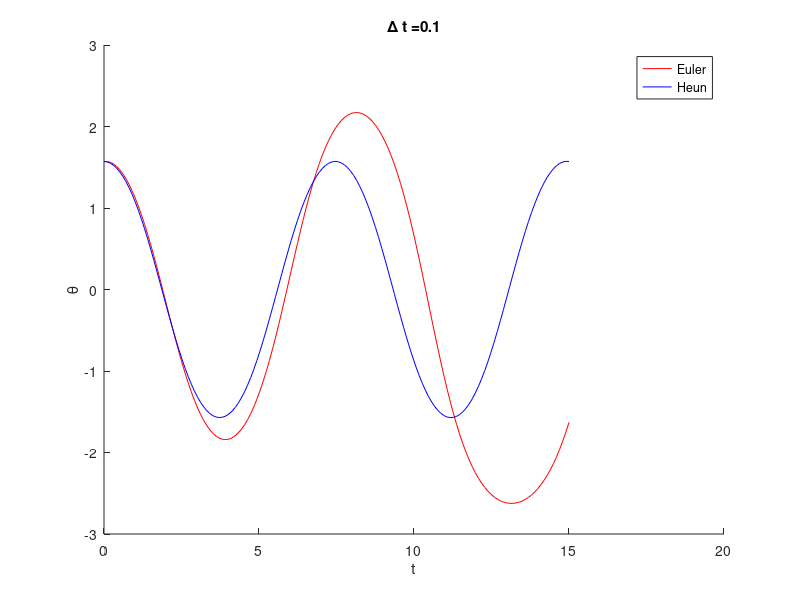
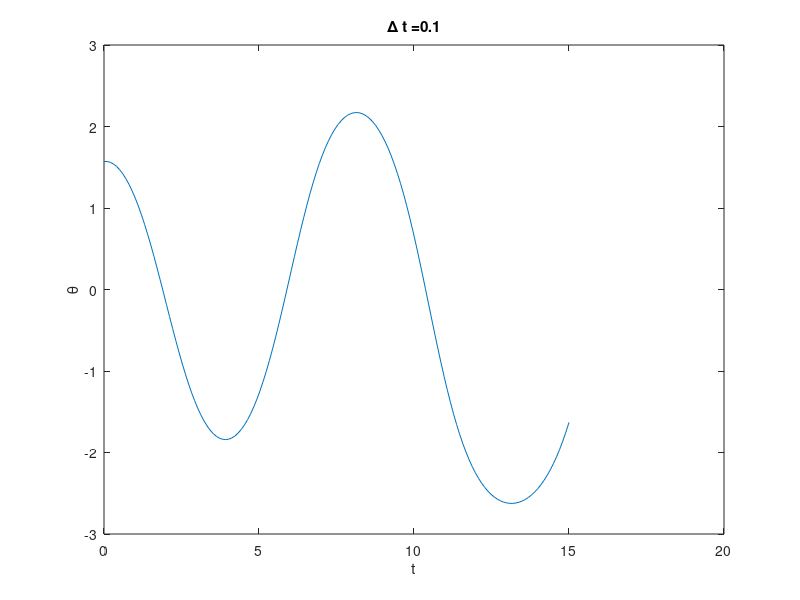
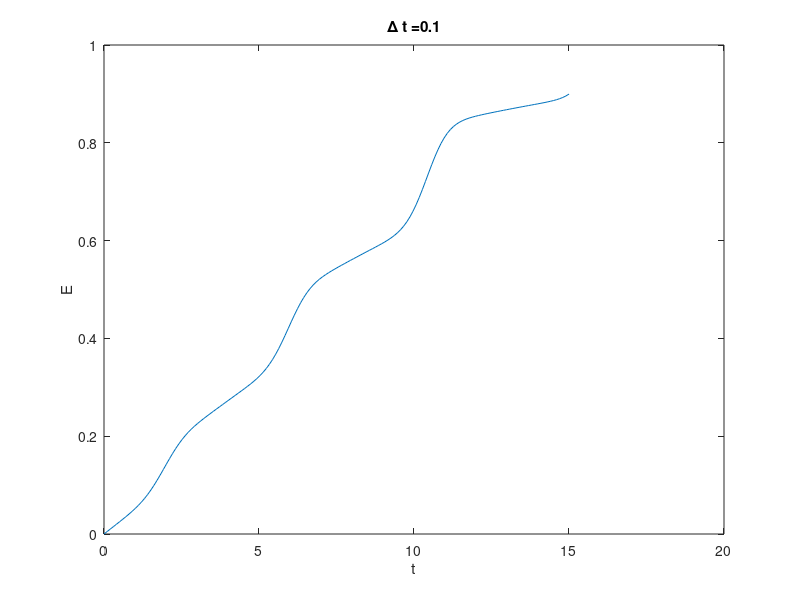
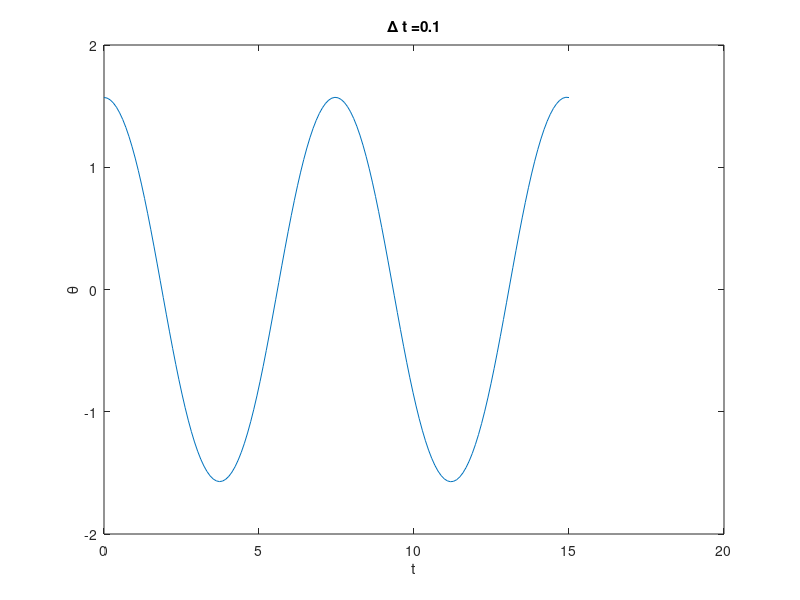

Here is the MATLAB script that generated these plots, in order:
% TKT4140 Matlabøving 1
clear all; close all; clc;

%% Variable som er felles for oppgave 1 og 2
% Kjøreparametere
tmax = 15;                  % Maks tid
dt = 0.1;                   % Tidsinkrement
n = round(tmax/dt);         % Antall tidsskritt

% Initialverdier
theta0 = pi/2;              % Startvinkel/-posisjon
dtheta0 = 0.0;              % Starthastighet


%% Oppgave 1: Bruk av Eulers metode

% Allokerer vektorer
t = linspace(0,tmax,n)';      % Tidsvektor
theta_e = zeros(n,1);         % Posisjonsvektor
dtheta_e = zeros(n,1);        % Hastighetsvektor
ddtheta_e = zeros(n,1);       % Akselerasjonsvektor
E_e = zeros(n,1);             % Energifunksjon

% Setter inn startverdier
theta_e(1) = theta0;
dtheta_e(1) = dtheta0;
ddtheta_e(1) = -sin(theta0);

% Beregner vektorer for posisjon og hastighet vha. Eulers metode
for i = 2:n
  theta_e(i) = theta_e(i-1) + dt * dtheta_e(i-1);
  dtheta_e(i) = dtheta_e(i-1) + dt * ddtheta_e(i-1);
  ddtheta_e(i) = - sin(theta_e(i));
end

% Beregner energivektoren
for i = 1:n
  E_e(i) = 0.5 * (dtheta_e(i)^2 - dtheta_e(1)^2) + cos(theta_e(1)) - cos(theta_e(i));
end

% Plotter
figure('name', 'Amplitude (Euler)'); plot(t, theta_e);
title(strcat('\Delta t = ', num2str(dt))); xlabel('t'); ylabel('\theta');

figure('name', 'Energi (Euler)'); plot(t, E_e);
title(strcat('\Delta t = ', num2str(dt))); xlabel('t'); ylabel('E');


%% Oppgave 2: Bruk av Heuns metode

% Allokerer nye vektorer
theta_h = zeros(n,1);         % Posisjonsvektor
thetap_h = zeros(n,1);        % Posisjonsvektor, predikat
dtheta_h = zeros(n,1);        % Hastighetsvektor
dthetap_h = zeros(n,1);       % Hastighetsvektor, predikat
ddtheta_h = zeros(n,1);       % Akselerasjonsvektor
ddthetap_h = zeros(n,1);      % Akselerasjonsvektor, predikat
E_h = zeros(n,1);             % Energifunksjon

% Setter inn startverdier
theta_h(1) = theta0;
dtheta_h(1) = dtheta0;
ddtheta_h(1) = -sin(theta0);

% Beregner vektorer for posisjon og hastighet vha. Eulers metode
for i = 2:n
  thetap_h(i) = theta_h(i-1) + dt * dtheta_h(i-1);                     % Pos. (p)
  dthetap_h(i) = dtheta_h(i-1) + dt * ddtheta_h(i-1);                  % Has. (p)
  ddthetap_h(i) = -sin(thetap_h(i));                                   % Aks. (p)
  theta_h(i) = theta_h(i-1) + dt/2 * (dtheta_h(i-1)+dthetap_h(i));     % Pos.
  dtheta_h(i) = dtheta_h(i-1) + dt/2 * (ddtheta_h(i-1)+ddthetap_h(i)); % Has.
  ddtheta_h(i) = -sin(theta_h(i));                                     % Aks.
end

% Beregner energivektoren
for i = 1:n
  E_h(i) = 0.5 * (dtheta_h(i)^2 - dtheta_h(1)^2) + cos(theta_h(1)) - cos(theta_h(i));
end

% Plotter
figure('name', 'Amplitude (Heun)'); plot(t, theta_h);
title(strcat('\Delta t = ', num2str(dt))); xlabel('t'); ylabel('\theta');

figure('name', 'Energi (Heun)'); plot(t, E_h);
title(strcat('\Delta t = ', num2str(dt))); xlabel('t'); ylabel('E');

% Lager kombinasjonsplott
comb_A = figure('name', 'Amplitude (Euler+Heun)');
hold on;
plot(t, theta_e, 'color', 'r');
plot(t, theta_h, 'color', 'b');
title(strcat('\Delta t = ', num2str(dt))); xlabel('t'); ylabel('\theta');
legend('Euler', 'Heun');
print(comb_A, '-dpdf', 'comb_A.pdf');

% Lager kombinasjonsplott
comb_E = figure('name', 'Energi (Euler+Heun)');
hold on;
plot(t, E_e, 'color', 'r');
plot(t, E_h, 'color', 'b');
title(strcat('\Delta t = ', num2str(dt))); xlabel('t'); ylabel('\theta');
legend('Euler', 'Heun');
